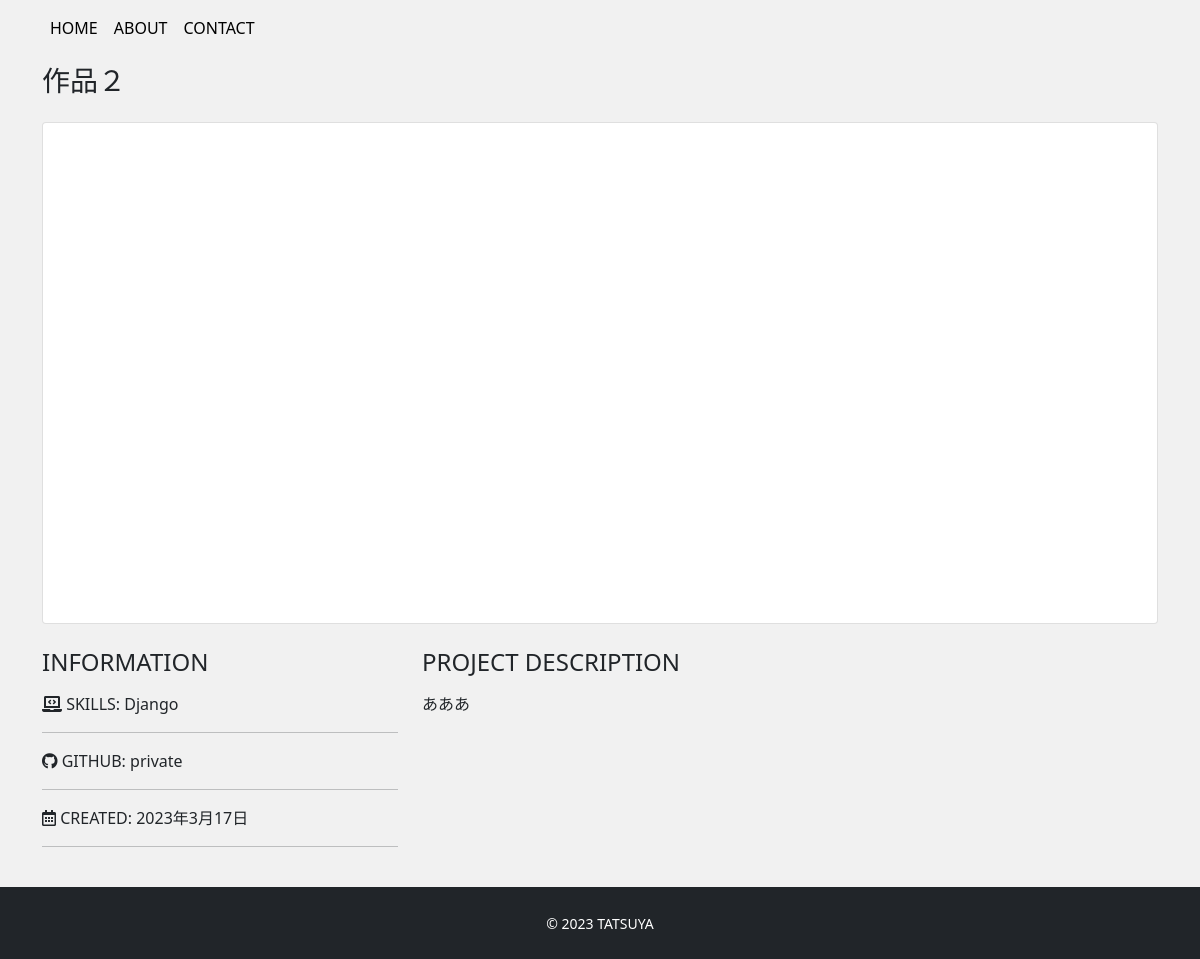
The page /deatil/2/ on the database its author committed.
### app/models.py (models this page shows, shortened)
class Work(models.Model):
    title = models.CharField('タイトル',max_length=100)
    image = models.ImageField(upload_to='images',verbose_name='イメージ画像')
    thumbnall =models.ImageField(upload_to='images',verbose_name='サムネイル',null=True,blank=True)
    skill = models.CharField('スキル',max_length=100)
    url = models.CharField('URL',max_length=100,null=True,blank=True)
    created = models.DateField('作成日')
    description = models.TextField('説明')

### app/views.py (the view)
# urls.py: path('deatil/<int:pk>/',views.DetailView.as_view(),name='detail'),
class DetailView(View):
    def get(self,request,*args,**kwargs):
        work_data = Work.objects.get(id=self.kwargs['pk'])
        return render(request,'app/detail.html',{
        'work_data':work_data
        })

### app/templates/app/detail.html
{% extends 'app/base.html' %}
{% block content %}
<h3 class="mb-4">{{work_data.title}}</h3>
<div class="card top mb-4">
    <img src="{{ work_data.url }}" alt="">
</div>
<div class="row">
    <div class="col-sm-4 mb-4">
        <h4 class="mb-3">INFORMATION</h4>
        <p>
            <i class="fas fa-laptop-code mr-2"></i>
            <span class="font-weghit-bolder">SKILLS:</span>
            {{ work_data.skill }}
        </p>
        <hr>
        <p>
            <i class="fab fa-github mr-2"></i>
            <span class="font-weghit-bolder">GITHUB:</span>
            {% if work_date.url %}
            <a href="{{ work_date.url }}" target="_blank" class="link-color">Link</a>
            {% else %}
            private
            {% endif %}
        </p>
        <hr>
        <p>
            <i class="far fa-calendar-alt mr-2"></i>
            <span class="font-weghit-bolder">CREATED:</span>
            {{ work_data.created }}
        </p>
        <hr>
    </div>
    <div class="col-sm-8 mb-5">
        <h4 class="mb-3">PROJECT DESCRIPTION</h4>
        <p>{{work_data.description | linebreaksbr}}</p>
    </div>
</div>
{% endblock %}

### app/static/css/style.css (style rules this page uses)
* { margin: 0; padding: 0; box-sizing: border-box; }
body { background: #f1f1f1; display: flex; flex-flow: column; min-height: 100vh; }
.top img { object-fit: cover; height: 500px; }

### rows shown on the page
Work: title "作品２", skill "Django", created "2023年3月17日", description "あああ"
